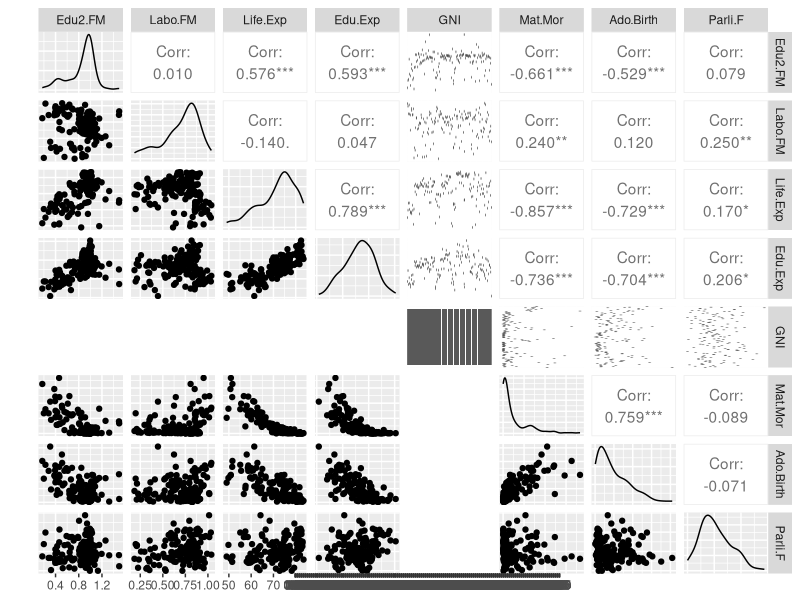

Write the R code that produced this figure. (Note: a time limit stopped this script after it produced the figure.)
## ---- chunk 1
human<-read.csv(file = "data/human.csv")
library(GGally)
ggpairs(human,cardinality_threshold=155)

## ---- chunk 2
str(human)
human$GNI <- as.numeric(as.character(human$GNI))
human$Mat.Mor<- as.numeric(as.character(human$Mat.Mor))
library(corrplot)
human_std <- scale(human)

## ---- chunk 3
plot(pressure)
